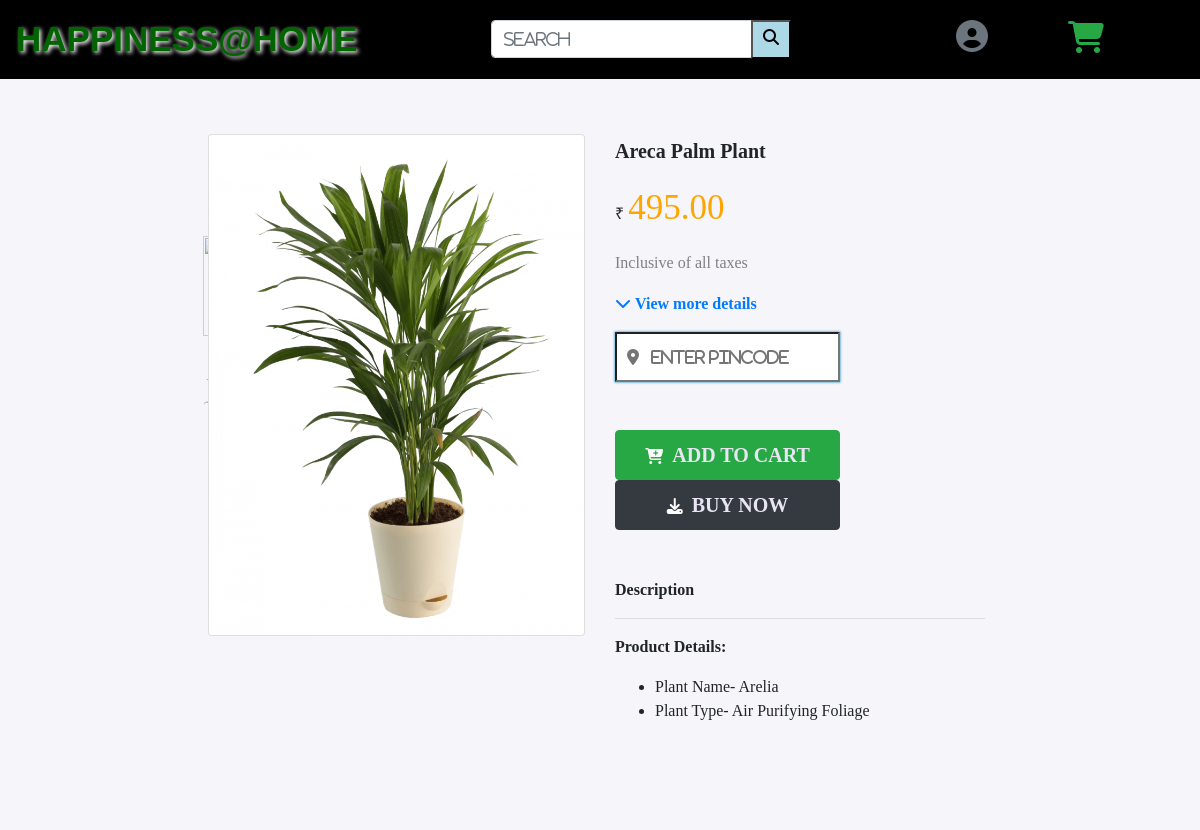
The page /pincode/5 on the database its author committed.
### plant/models.py (models this page shows)
class Product(models.Model) :
    name = models.CharField(max_length = 200, null = True)
    price = models.DecimalField(max_digits = 7, decimal_places = 2, null = True)
    image = models.ImageField(null = True, blank = True)
    image1 = models.ImageField(null = True, blank = True)
    image2 = models.ImageField(null = True, blank = True)
    def __str__(self):
        return self.name
    @property
    def imageURL(self):
        try :
            url = self.image.url
        except :
            url = ''
        return url
    @property
    def image1URL(self):
        try :
            url = self.image1.url
        except :
            url = ''
        return url

### plant/views.py (the view)
# urls.py: path('pincode/<product_id>', views.pincode, name = 'pincode'),
def pincode(request,product_id):
    pincodes = ['682308','682311']
    products = Product.objects.get(pk = product_id)
    print(products)
    if request.method == 'GET':
        pincode = request.GET.get('pin_code')
        if pincode in pincodes:
            print("True")
    context = { 'products':products
    }
    return render(request,'plant/aralia.html',context)

### plant/templates/plant/aralia.html (shortened to what this page needs)
{% extends "plant/base.html" %}
{% load static %}
{% block content %}
<link rel="stylesheet" type="text/css" href="{% static 'css/style_plants2.css' %}" >
<div id = "plant_detail" class="jumbotron jumbotron-fluid mt-5 ">
            <div class="row">
              <div id = "plant_page" class="col-md-6 sm-12">
              <div id = "product" class = "product">
              <div class="product-small-img">
                </div>
                </div>
                <div class = "img-container">
                  <div id = "card_box" class="card">
                      <img id = "imageBox" src = "{{products.imageURL}}"  >
                  </div>
                </div>
            </div>
            <div id = "#" class="col-md-4 sm-12">
                    <p id = "plant_name">
                      {{products.name}}
                    </p>
                    <p id = "plant_symbol">₹ <span id = "plant_amount">{{products.price}}</span></p>
                    <p id = "plant_inclusive">Inclusive of all taxes</p>
                    <p><a id = "plant_moredetails" href = "#plant_descripton"> &#xf078 <span id = "plant_view">View more details</span></a></p>
                    <form action = "{% url 'pincode' products.id %}" method = "GET">
                      <input id = "plant_pincode" type="text" id="pin_code" name="pin_code" placeholder = '  &#xf3c5   Enter Pincode' style='font-weight:600' ><br>
                    </form>
                    <br/><br/><button data-product = {{products.id}} data-action = "add" class="btn btn-success update-cart" id = "plant_addtocart" type="button" class="btn btn-success">&#xf217 <span id = "text_add">&nbspADD TO CART</span></button>
                    <a href = "{% url 'address' %}"><button id = "plant_buynow" type="button" class="btn btn-dark">&#xf019 <span id = "text_add">&nbspBUY NOW</span></button></a>
                    <p id = "plant_descripton"><br/><br/>Description</p>
                    <hr />
                    <p id = "plant_instructions">Product Details:</p>
                    <ul>
                        <li> Plant Name- Arelia</li>
                        <li> Plant Type- Air Purifying Foliage</li>
                    </ul>
          </div>
{% endblock %}

### static/css/style_base.css (style rules this page uses)
html { scroll-behavior: smooth; }
body { font-family: 'Trebuchet MS', 'Lucida Sans Unicode', 'Lucida Grande', 'Lucida Sans', Arial, sans-serif; overflow-x: hidden; height: 100%; }

### static/css/style_plants2.css (style rules this page uses)
body { background-color: #F6F5F9; }
#plant_detail { background-color: #F6F5F9; font-family: Trebuchet MS; }
#product { top:50%; left:50%; transform:translate(-50%,-50%) position:absolute; }
.img-container img { height:500px; }
.img-container { margin-top:-302px; float:right; }
input { font-family: "Font Awesome 5 Free"; font-weight: 900; }
#plant_name { font-size: 20px; font-weight: bold; }
#plant_amount { font-size: 35px; color : orange; }
#plant_inclusive { color:grey; }
#plant_moredetails { text-decoration:none; font-family: "Font Awesome 5 Free"; font-weight: 900; }
#plant_view { font-family: Times New Roman; font-weight: lighter; }
#plant_pincode { width:225px; height:50px; border-radius: 1%; box-shadow: 0 0 2px 1px rgba(0, 140, 186, 0.5); }
#plant_buynow, #plant_addtocart { width:225px; height:50px; font-family: "Font Awesome 5 Free"; font-weight: 900; color:white; }
#text_add { font-family: Trebuchet MS; font-size: 20px; color:#E9E5F3; }
#plant_descripton,#plant_instructions { font-weight: bold; }

### rows shown on the page
Product: imageURL (picture), name "Areca Palm Plant", price "495.00"
